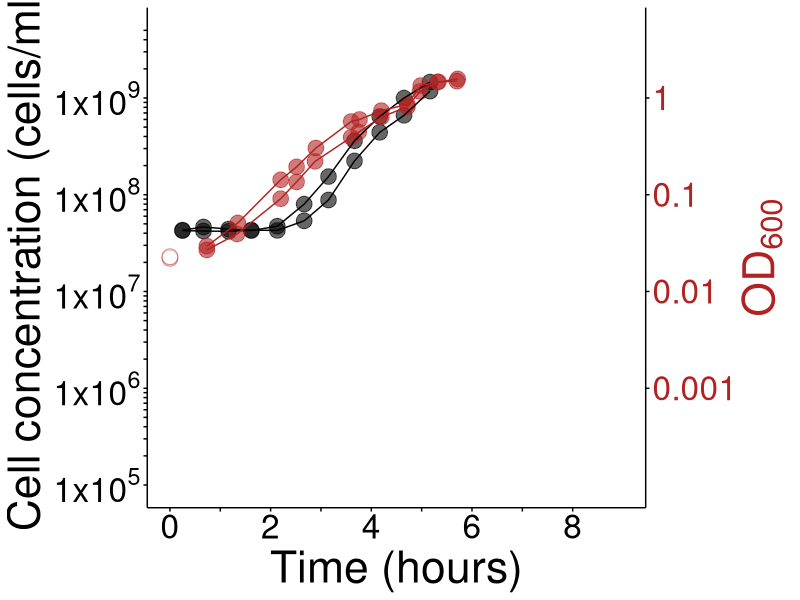

The R source for this figure:
#
require(ggplot2)
#
#Load data
#set the path in the line below to wherever you store the data locally
data_fig1i <- read.csv("Fig1i_withMetadata.csv", header = T)
data_fig1i
#
#split data into only OD and only cell conc datasets for connecting consecutive datapoints with a line
data_fig1i_onlyOD <- data_fig1i[1:24,]
data_fig1i_onlycellconc <- data_fig1i[25:46,]

#
#Plots
#
expected_OD <- data.frame(exp_y = c(2.2046*1E7, 2.2830*1E7), exp_x = c(0,0))
#
Fig1I <- ggplot(data = data_fig1i, aes(x = Time_hrs)) +geom_point(aes(y = cellconc), fill = "black", size = 5, alpha = 0.6, shape = 21) +geom_point(aes(y = OD600*1E9), shape = 21, size = 5, alpha = 0.6, colour = "firebrick", fill = "firebrick") +geom_point(data = expected_OD, aes(y = exp_y, x = exp_x), colour = "firebrick", fill = "white", size = 5, alpha = 0.6, shape = 21) +geom_line(data = data_fig1i_onlycellconc, aes(y = cellconc, group = as.factor(rep)), linetype = "solid") +geom_line(data = data_fig1i_onlyOD, aes(y = OD600*1E9, group = as.factor(rep)), linetype = "solid", colour = "firebrick") +scale_x_continuous(limits = c(0, 9), breaks = seq(0, 8, 1), labels = c(0,"", 2,"", 4,"", 6, "", 8)) +scale_y_continuous(limits = c(1E5, 5E9), breaks = c(1E5, 2E5, 3E5, 4E5, 5E5, 6E5, 7E5, 8E5, 9E5, 1E6, 2E6, 3E6, 4E6, 5E6, 6E6, 7E6, 8E6, 9E6, 1E7, 2E7, 3E7, 4E7, 5E7, 6E7, 7E7, 8E7, 9E7, 1E8, 2E8, 3E8, 4E8, 5E8, 6E8, 7E8, 8E8, 9E8, 1E9, 2E9, 3E9, 4E9, 5E9), labels = c(expression("1x10"^5), "", "", "", "", "", "", "", "", expression("1x10"^6),"", "", "", "", "", "", "", "", expression("1x10"^7), "", "", "", "", "", "", "", "", expression("1x10"^8),"", "", "", "", "", "", "", "", expression("1x10"^9), "", "", "", ""), trans = "log", name = "Cell concentration (cells/ml)", sec.axis = sec_axis(trans = ~.*1, breaks = c(1E6, 1E7, 1E8, 1E9), labels = c(0.001, 0.01, 0.1, 1),name = expression("OD"[600]))) + xlab('Time (hours)') + theme(legend.position = "none", strip.background = element_blank(), strip.text = element_blank(), panel.background = element_blank(), axis.line.x = element_line(colour = "black"), axis.line.y = element_line(colour = "black"), axis.ticks = element_line(colour = "black"), panel.grid.minor = element_blank(), panel.grid.major = element_blank(), axis.text.y = element_text(colour = "black", size = 24), axis.text.y.right = element_text(colour = "firebrick", size = 24), axis.text.x = element_text(colour = "black", size = 24), axis.title.y = element_text(size = 32, angle = 90), axis.title.y.right = element_text(size = 32, angle = 90, colour = "firebrick"), axis.title.x = element_text(size = 32))
Fig1I